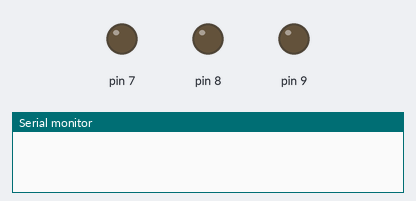
Simulated run of this program. Board: Arduino Uno, built with avr-gcc and run on an emulated ATmega328P. Shown: output pins drawn as LEDs (lit = HIGH), the last lines printed to the serial monitor.

Above: at 0.1 s.
At 5.1 s:
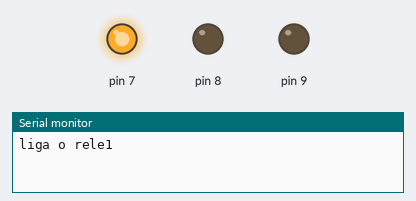
At 10.1 s:
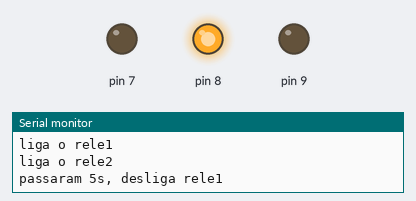
At 15.1 s:
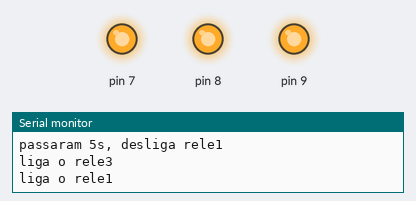
At 20.1 s:
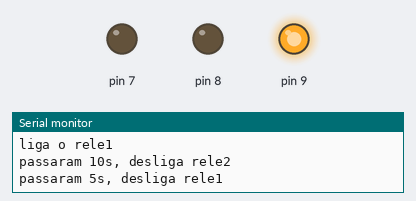
At 35.1 s:
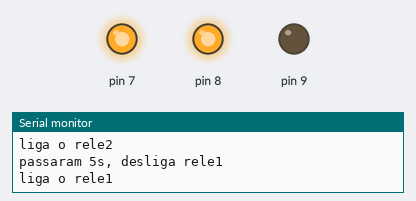
Timing chart, 0 to 36.6 s (numbered marks = the images above):
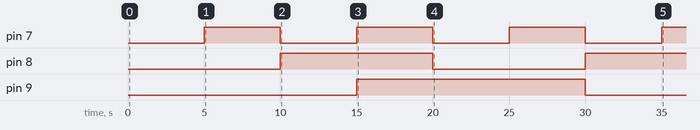

The program:

main.cpp
```cpp
#include <Arduino.h>

int BAUD_RATE=9600;

typedef struct Temporizador
{
  unsigned long int tempo_anterior;
  unsigned long int intervalo;
};

typedef struct rele
{
  int estado;
  int periferico;
  Temporizador temporizador;
};

rele rele1;
rele rele2;
rele rele3;

void setup()
{
  //definir perifericos
  Serial.begin(BAUD_RATE);

  rele1.temporizador.tempo_anterior=millis();

  rele1.temporizador.intervalo=5000;

  rele1.periferico=7;

  rele2.temporizador.tempo_anterior=millis();

  rele2.temporizador.intervalo=10000;

  rele2.periferico=8;

  rele3.temporizador.tempo_anterior=millis();

  rele3.temporizador.intervalo=15000;

  rele3.periferico=9;

  pinMode(rele1.periferico,OUTPUT);

  pinMode(rele2.periferico, OUTPUT);

  pinMode(rele3.periferico,OUTPUT);


}

void loop()
{
  //temporizador
  if(millis() - rele1.temporizador.tempo_anterior > rele1.temporizador.intervalo)
  {
    // ligar e desligar
    if(!digitalRead(rele1.periferico))
    {
      // liga
      digitalWrite(rele1.periferico, HIGH);
      Serial.println("liga o rele1");
    }
    else
    {
      //desligar rele
      digitalWrite(rele1.periferico,LOW);
      Serial.println("passaram 5s, desliga rele1");
    }

    // atualizar
    rele1.temporizador.tempo_anterior=millis();
  }

  //temporizador
  if(millis() - rele2.temporizador.tempo_anterior > rele2.temporizador.intervalo)
  {
    // ligar e desligar
    if(!digitalRead(rele2.periferico))
    {
      // liga
      digitalWrite(rele2.periferico, HIGH);
      Serial.println("liga o rele2");
    }
    else
    {
      //desligar rele
      digitalWrite(rele2.periferico,LOW);
      Serial.println("passaram 10s, desliga rele2");
    }

    // atualizar
    rele2.temporizador.tempo_anterior=millis();
  }

  //temporizador
  if(millis() - rele3.temporizador.tempo_anterior > rele3.temporizador.intervalo)
  {
    // ligar e desligar
    if(!digitalRead(rele3.periferico))
    {
      // liga
      digitalWrite(rele3.periferico, HIGH);
      Serial.println("liga o rele3");
    }
    else
    {
      //desligar rele
      digitalWrite(rele3.periferico,LOW);
      Serial.println("passaram 15s, desliga rele3");
    }

    // atualizar
    rele3.temporizador.tempo_anterior=millis();
  }
}
```

Measured:
- by itself, pin 7: alternates HIGH for 5.0 s and LOW for 5.0 s
- by itself, pin 8: LOW → HIGH at 10.0 s, → LOW 10.0 s later, → HIGH 10.0 s later
- by itself, pin 9: LOW → HIGH at 15.0 s, → LOW 15.0 s later
